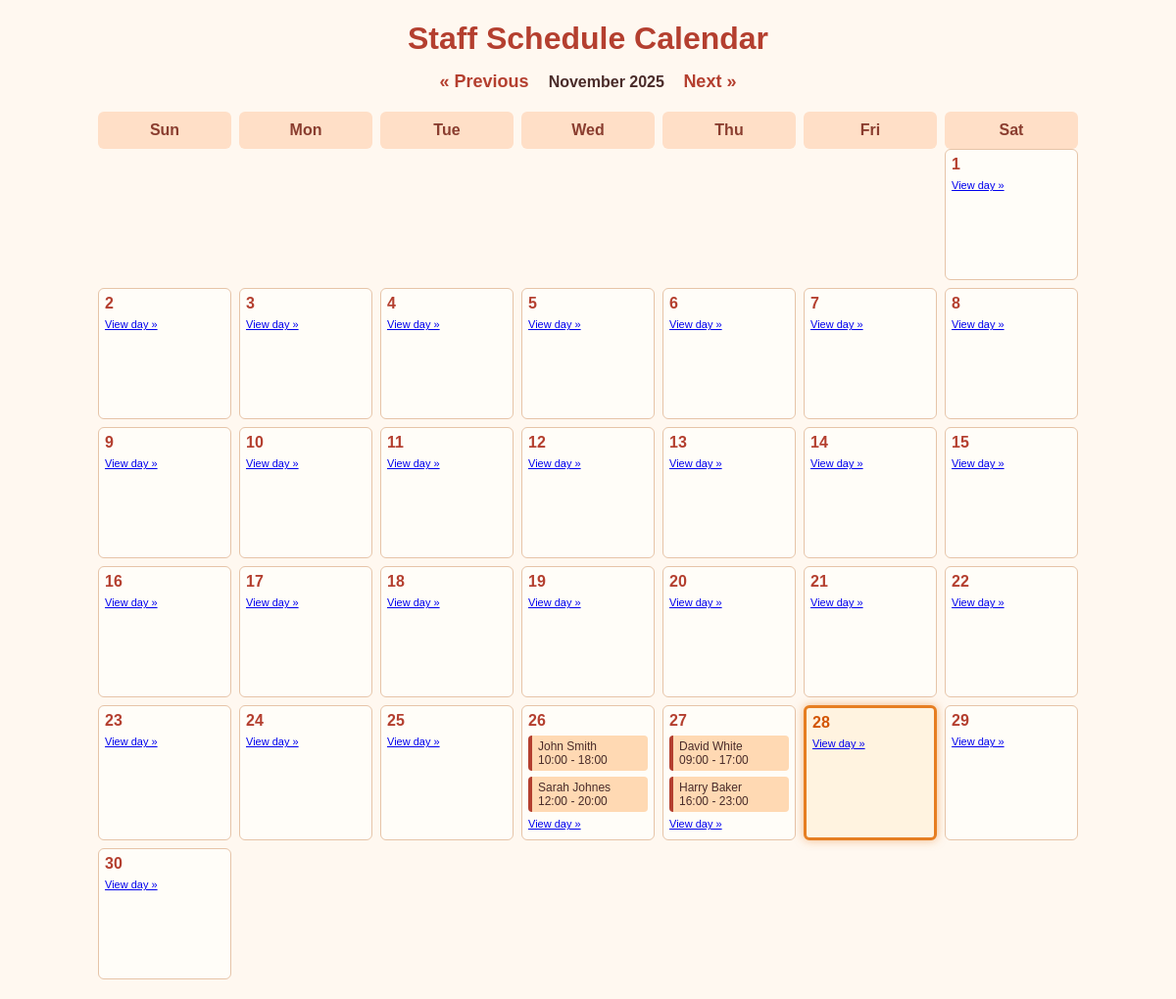
/the-golden-plate/schedule/calendar.php, run on the app's committed database.
### tables this page shows
CREATE TABLE schedules (
    schedule_id INT AUTO_INCREMENT PRIMARY KEY,
    employee_id INT NOT NULL,
    shift_date  DATE NOT NULL,
    shift_start TIME NOT NULL,
    shift_end   TIME NOT NULL,
    notes       TEXT,
    created_at  TIMESTAMP DEFAULT CURRENT_TIMESTAMP,
    
    CONSTRAINT fk_schedule_employee
        FOREIGN KEY (employee_id)
        REFERENCES employees(employee_id)
        ON DELETE CASCADE
);

CREATE TABLE employees (
    employee_id INT AUTO_INCREMENT PRIMARY KEY,
    name        VARCHAR(100) NOT NULL,
    department  VARCHAR(100),
    role        VARCHAR(100) NOT NULL,
    created_at  TIMESTAMP DEFAULT CURRENT_TIMESTAMP
);

### the-golden-plate/schedule/calendar.php (the view, shortened to what this page needs)
<?php
require __DIR__ . '/../includes/db.php';
$year  = isset($_GET['year'])  ? (int)$_GET['year']  : (int)date('Y');
$month = isset($_GET['month']) ? (int)$_GET['month'] : (int)date('n');
$firstOfMonth = new DateTime("$year-$month-01");
$daysInMonth  = (int)$firstOfMonth->format('t');
$startWeekday = (int)$firstOfMonth->format('w');
$monthName    = $firstOfMonth->format('F Y');
$prev = clone $firstOfMonth;
$prev->modify('-1 month');
$next = clone $firstOfMonth;
$next->modify('+1 month');
$monthStart = $firstOfMonth->format('Y-m-01');
$monthEnd   = $firstOfMonth->format('Y-m-t');
$sql = "
    SELECT s.*, e.name AS employee_name, e.role AS employee_role
    FROM schedules s
    JOIN employees e ON s.employee_id = e.employee_id
    WHERE s.shift_date BETWEEN :start AND :end
    ORDER BY s.shift_date, s.shift_start
";
$stmt = $pdo->prepare($sql);
$stmt->execute([
    ':start' => $monthStart,
    ':end'   => $monthEnd
]);
$schedules = $stmt->fetchAll();
$shiftsByDate = [];
foreach ($schedules as $row) {
    $d = $row['shift_date'];
    if (!isset($shiftsByDate[$d])) {
        $shiftsByDate[$d] = [];
    }
    $shiftsByDate[$d][] = $row;
}
$today = date('Y-m-d');
?>
<!DOCTYPE html>
<html lang="en">
<head>
    <link rel="stylesheet" href="schedule.css">
</head>
<body>
<h1>Staff Schedule Calendar</h1>
<div class="calendar-nav">
    <a href="calendar.php?year=<?php echo $prev->format('Y'); ?>&month=<?php echo $prev->format('n'); ?>">
        &laquo; Previous
    </a>
    <strong><?php echo htmlspecialchars($monthName); ?></strong>
    <a href="calendar.php?year=<?php echo $next->format('Y'); ?>&month=<?php echo $next->format('n'); ?>">
        Next &raquo;
    </a>
</div>
<div class="calendar-container">
    <div class="calendar-grid weekdays">
        <div>Sun</div>
        <div>Mon</div>
        <div>Tue</div>
        <div>Wed</div>
        <div>Thu</div>
        <div>Fri</div>
        <div>Sat</div>
    </div>
    <div class="calendar-grid">
        <?php
        for ($i = 0; $i < $startWeekday; $i++) {
            echo '<div class="day-box empty"></div>';
        }
        for ($day = 1; $day <= $daysInMonth; $day++) {
            $dateStr = sprintf('%04d-%02d-%02d', $year, $month, $day);
            $isToday = ($dateStr === $today);
            $classes = 'day-box';
            if ($isToday) {
                $classes .= ' today';
            }
            echo '<div class="' . $classes . '">';
            echo '<div class="day-number">' . $day . '</div>';
            if (!empty($shiftsByDate[$dateStr])) {
                foreach ($shiftsByDate[$dateStr] as $shift) {
                    $start = substr($shift['shift_start'], 0, 5);
                    $end   = substr($shift['shift_end'], 0, 5);
                    $emp   = htmlspecialchars($shift['employee_name']);
                    echo '<div class="shift-box">';
                    echo $emp . '<br>' . $start . ' - ' . $end;
                    echo '</div>';
                }
            }
            echo '<div style="margin-top:6px; font-size:11px;">';
            echo '<a href="view_schedule.php?date=' . $dateStr . '">View day &raquo;</a>';
            echo '</div>';
            echo '</div>';
        }
        ?>
    </div>
</div>
</body>
</html>

### the-golden-plate/schedule/schedule.css (style rules this page uses)
body { font-family: Arial, sans-serif; background: #fff8f0; margin: 20px; padding: 0; color: #4a2c2a; }
h1, h2 { text-align: center; color: #b43f2f; margin-bottom: 15px; }
.calendar-nav { text-align: center; margin-bottom: 20px; }
.calendar-nav a { margin: 0 15px; text-decoration: none; color: #b43f2f; font-weight: bold; font-size: 18px; }
.calendar-container { width: 90%; max-width: 1000px; margin: 0 auto; }
.calendar-grid { display: grid; grid-template-columns: repeat(7, 1fr); gap: 8px; }
.weekdays div { background: #ffdfc7; padding: 10px; text-align: center; font-weight: bold; border-radius: 6px; color: #8a3d2f; }
.day-box { background: #fffdf8; border: 1px solid #e6c4a8; border-radius: 6px; min-height: 120px; padding: 6px; position: relative; overflow-y: auto; cursor: pointer; }
.day-box.empty { background: none; border: none; cursor: default; }
.day-number { font-weight: bold; font-size: 16px; color: #b43f2f; margin-bottom: 4px; }
.shift-box { background: #ffd9b3; border-left: 4px solid #b43f2f; padding: 4px 6px; margin-top: 6px; border-radius: 4px; font-size: 12px; }
.day-box.today { border: 3px solid #e67e22; background-color: #fff3e0; box-shadow: 0 0 10px rgba(230, 126, 34, 0.5); transition: 0.2s; }
.day-box.today .day-number { color: #d35400; font-weight: bold; }

### data on the page
schedules: employee.name "John Smith", shift_start "10:00", shift_end "18:00"
schedules: employee.name "Sarah Johnes", shift_start "12:00", shift_end "20:00"
schedules: employee.name "David White", shift_start "09:00", shift_end "17:00"
schedules: employee.name "Harry Baker", shift_start "16:00", shift_end "23:00"

### other printed values
$monthName "November 2025"
